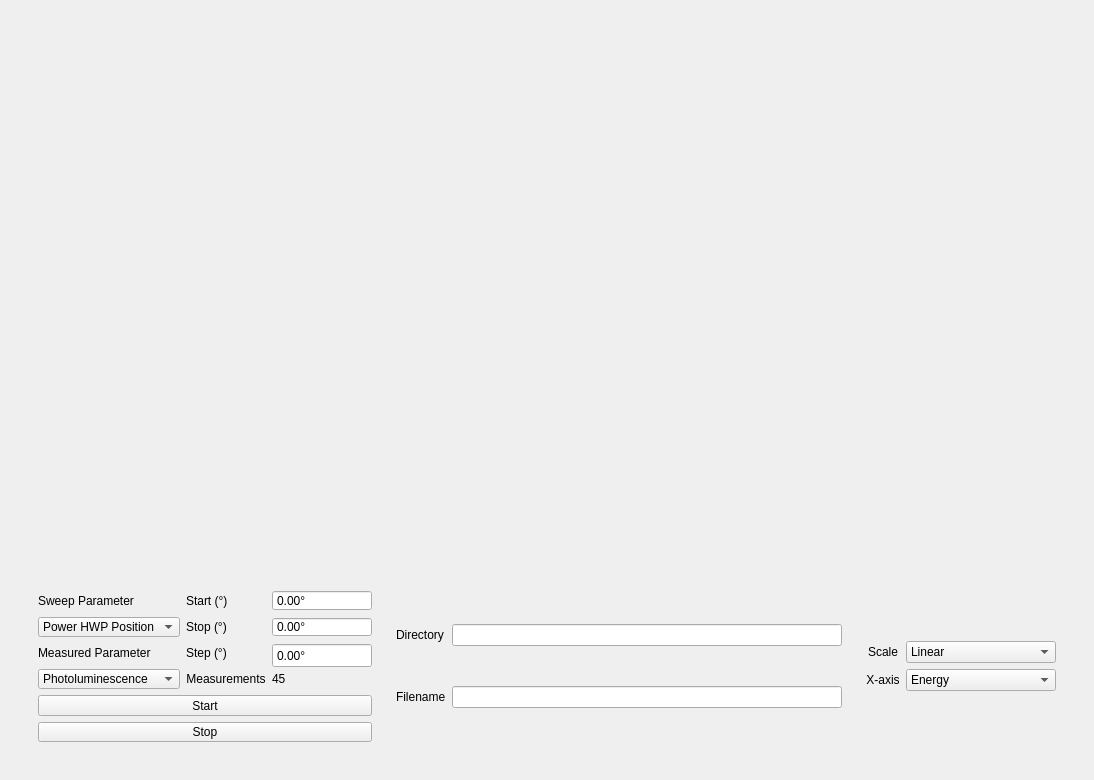
<?xml version="1.0" encoding="UTF-8"?>
<ui version="4.0">
 <class>XYMeasurementWidget</class>
 <widget class="QWidget" name="XYMeasurementWidget">
  <property name="geometry">
   <rect>
    <x>0</x>
    <y>0</y>
    <width>1094</width>
    <height>780</height>
   </rect>
  </property>
  <property name="windowTitle">
   <string>Form</string>
  </property>
  <layout class="QVBoxLayout" name="verticalLayout">
   <item>
    <widget class="QWidget" name="widget" native="true">
     <layout class="QHBoxLayout" name="horizontalLayout">
      <property name="spacing">
       <number>0</number>
      </property>
      <property name="leftMargin">
       <number>0</number>
      </property>
      <property name="topMargin">
       <number>0</number>
      </property>
      <property name="rightMargin">
       <number>0</number>
      </property>
      <property name="bottomMargin">
       <number>0</number>
      </property>
      <item>
       <widget class="QWidget" name="widget_4" native="true">
        <layout class="QVBoxLayout" name="verticalLayout_11" stretch="0,0">
         <item>
          <widget class="PlotWidget" name="plot_widget" native="true">
           <property name="enabled">
            <bool>true</bool>
           </property>
           <property name="sizePolicy">
            <sizepolicy hsizetype="Expanding" vsizetype="Expanding">
             <horstretch>0</horstretch>
             <verstretch>0</verstretch>
            </sizepolicy>
           </property>
          </widget>
         </item>
         <item>
          <widget class="QWidget" name="SaveData" native="true">
           <property name="sizePolicy">
            <sizepolicy hsizetype="Expanding" vsizetype="Fixed">
             <horstretch>0</horstretch>
             <verstretch>0</verstretch>
            </sizepolicy>
           </property>
           <property name="minimumSize">
            <size>
             <width>0</width>
             <height>0</height>
            </size>
           </property>
           <property name="maximumSize">
            <size>
             <width>16777215</width>
             <height>16777215</height>
            </size>
           </property>
           <layout class="QHBoxLayout" name="horizontalLayout_2">
            <item>
             <widget class="QWidget" name="widget_13" native="true">
              <property name="sizePolicy">
               <sizepolicy hsizetype="Maximum" vsizetype="Fixed">
                <horstretch>0</horstretch>
                <verstretch>0</verstretch>
               </sizepolicy>
              </property>
              <property name="minimumSize">
               <size>
                <width>0</width>
                <height>25</height>
               </size>
              </property>
              <property name="maximumSize">
               <size>
                <width>16777215</width>
                <height>170</height>
               </size>
              </property>
              <layout class="QGridLayout" name="gridLayout" columnstretch="1,0,0,0,0">
               <item row="4" column="1">
                <widget class="QLabel" name="label_8">
                 <property name="sizePolicy">
                  <sizepolicy hsizetype="Preferred" vsizetype="Fixed">
                   <horstretch>0</horstretch>
                   <verstretch>0</verstretch>
                  </sizepolicy>
                 </property>
                 <property name="text">
                  <string>Measurements</string>
                 </property>
                 <property name="alignment">
                  <set>Qt::AlignmentFlag::AlignCenter</set>
                 </property>
                </widget>
               </item>
               <item row="1" column="1">
                <widget class="QLabel" name="label_7">
                 <property name="sizePolicy">
                  <sizepolicy hsizetype="Fixed" vsizetype="Preferred">
                   <horstretch>0</horstretch>
                   <verstretch>0</verstretch>
                  </sizepolicy>
                 </property>
                 <property name="text">
                  <string>Stop (°)</string>
                 </property>
                </widget>
               </item>
               <item row="2" column="2" colspan="2">
                <widget class="QDoubleSpinBox" name="SweepStep_DoubleSpinBox">
                 <property name="sizePolicy">
                  <sizepolicy hsizetype="Maximum" vsizetype="Fixed">
                   <horstretch>0</horstretch>
                   <verstretch>0</verstretch>
                  </sizepolicy>
                 </property>
                 <property name="minimumSize">
                  <size>
                   <width>100</width>
                   <height>25</height>
                  </size>
                 </property>
                 <property name="buttonSymbols">
                  <enum>QAbstractSpinBox::ButtonSymbols::NoButtons</enum>
                 </property>
                 <property name="suffix">
                  <string>°</string>
                 </property>
                </widget>
               </item>
               <item row="0" column="2" colspan="2">
                <widget class="QDoubleSpinBox" name="SweepStart_DoubleSpinBox">
                 <property name="buttonSymbols">
                  <enum>QAbstractSpinBox::ButtonSymbols::NoButtons</enum>
                 </property>
                 <property name="suffix">
                  <string>°</string>
                 </property>
                </widget>
               </item>
               <item row="2" column="1">
                <widget class="QLabel" name="label_14">
                 <property name="sizePolicy">
                  <sizepolicy hsizetype="Fixed" vsizetype="Preferred">
                   <horstretch>0</horstretch>
                   <verstretch>0</verstretch>
                  </sizepolicy>
                 </property>
                 <property name="text">
                  <string>Step (°)</string>
                 </property>
                </widget>
               </item>
               <item row="1" column="2" colspan="2">
                <widget class="QDoubleSpinBox" name="SweepStop_DoubleSpinBox">
                 <property name="sizePolicy">
                  <sizepolicy hsizetype="Maximum" vsizetype="Fixed">
                   <horstretch>0</horstretch>
                   <verstretch>0</verstretch>
                  </sizepolicy>
                 </property>
                 <property name="minimumSize">
                  <size>
                   <width>100</width>
                   <height>10</height>
                  </size>
                 </property>
                 <property name="buttonSymbols">
                  <enum>QAbstractSpinBox::ButtonSymbols::NoButtons</enum>
                 </property>
                 <property name="suffix">
                  <string>°</string>
                 </property>
                </widget>
               </item>
               <item row="0" column="1">
                <widget class="QLabel" name="label_13">
                 <property name="sizePolicy">
                  <sizepolicy hsizetype="Fixed" vsizetype="Preferred">
                   <horstretch>0</horstretch>
                   <verstretch>0</verstretch>
                  </sizepolicy>
                 </property>
                 <property name="text">
                  <string>Start (°)</string>
                 </property>
                </widget>
               </item>
               <item row="4" column="2">
                <widget class="QLabel" name="NumMeasurements_Label">
                 <property name="sizePolicy">
                  <sizepolicy hsizetype="Fixed" vsizetype="Preferred">
                   <horstretch>0</horstretch>
                   <verstretch>0</verstretch>
                  </sizepolicy>
                 </property>
                 <property name="text">
                  <string>45</string>
                 </property>
                </widget>
               </item>
               <item row="0" column="0">
                <widget class="QLabel" name="label_3">
                 <property name="text">
                  <string>Sweep Parameter</string>
                 </property>
                </widget>
               </item>
               <item row="1" column="0">
                <widget class="QComboBox" name="SweepParameter_ComboBox">
                 <item>
                  <property name="text">
                   <string>Power HWP Position</string>
                  </property>
                 </item>
                 <item>
                  <property name="text">
                   <string>Piezo X</string>
                  </property>
                 </item>
                 <item>
                  <property name="text">
                   <string>Piezo Y</string>
                  </property>
                 </item>
                </widget>
               </item>
               <item row="2" column="0">
                <widget class="QLabel" name="label_4">
                 <property name="text">
                  <string>Measured Parameter</string>
                 </property>
                </widget>
               </item>
               <item row="4" column="0">
                <widget class="QComboBox" name="MeasuredParameter_ComboBox">
                 <item>
                  <property name="text">
                   <string>Photoluminescence</string>
                  </property>
                 </item>
                 <item>
                  <property name="text">
                   <string>Power</string>
                  </property>
                 </item>
                </widget>
               </item>
               <item row="6" column="0" colspan="4">
                <widget class="QPushButton" name="Start_Button">
                 <property name="sizePolicy">
                  <sizepolicy hsizetype="Expanding" vsizetype="Fixed">
                   <horstretch>0</horstretch>
                   <verstretch>0</verstretch>
                  </sizepolicy>
                 </property>
                 <property name="text">
                  <string>Start</string>
                 </property>
                </widget>
               </item>
               <item row="7" column="0" colspan="4">
                <widget class="QPushButton" name="Stop_Button">
                 <property name="sizePolicy">
                  <sizepolicy hsizetype="Expanding" vsizetype="Fixed">
                   <horstretch>0</horstretch>
                   <verstretch>0</verstretch>
                  </sizepolicy>
                 </property>
                 <property name="text">
                  <string>Stop</string>
                 </property>
                </widget>
               </item>
              </layout>
             </widget>
            </item>
            <item>
             <widget class="QWidget" name="widget_2" native="true">
              <property name="sizePolicy">
               <sizepolicy hsizetype="Expanding" vsizetype="Expanding">
                <horstretch>0</horstretch>
                <verstretch>0</verstretch>
               </sizepolicy>
              </property>
              <layout class="QGridLayout" name="gridLayout_2">
               <item row="1" column="0">
                <widget class="QLabel" name="label_2">
                 <property name="text">
                  <string>Filename</string>
                 </property>
                </widget>
               </item>
               <item row="0" column="0">
                <widget class="QLabel" name="label">
                 <property name="text">
                  <string>Directory</string>
                 </property>
                </widget>
               </item>
               <item row="0" column="1">
                <widget class="QLineEdit" name="Directory_LineEdit"/>
               </item>
               <item row="1" column="1">
                <widget class="QLineEdit" name="Filename_LineEdit"/>
               </item>
              </layout>
             </widget>
            </item>
            <item>
             <widget class="QWidget" name="widget_3" native="true">
              <property name="sizePolicy">
               <sizepolicy hsizetype="Fixed" vsizetype="Fixed">
                <horstretch>0</horstretch>
                <verstretch>0</verstretch>
               </sizepolicy>
              </property>
              <property name="minimumSize">
               <size>
                <width>200</width>
                <height>0</height>
               </size>
              </property>
              <layout class="QGridLayout" name="gridLayout_3">
               <item row="3" column="1">
                <widget class="QComboBox" name="xlabel_ComboBox">
                 <property name="minimumSize">
                  <size>
                   <width>150</width>
                   <height>0</height>
                  </size>
                 </property>
                 <property name="maximumSize">
                  <size>
                   <width>100</width>
                   <height>16777215</height>
                  </size>
                 </property>
                 <item>
                  <property name="text">
                   <string>Energy</string>
                  </property>
                 </item>
                 <item>
                  <property name="text">
                   <string>Wavelength</string>
                  </property>
                 </item>
                </widget>
               </item>
               <item row="2" column="0">
                <widget class="QLabel" name="label_23">
                 <property name="text">
                  <string>Scale</string>
                 </property>
                 <property name="alignment">
                  <set>Qt::AlignmentFlag::AlignCenter</set>
                 </property>
                </widget>
               </item>
               <item row="3" column="0">
                <widget class="QLabel" name="label_24">
                 <property name="text">
                  <string>X-axis</string>
                 </property>
                 <property name="alignment">
                  <set>Qt::AlignmentFlag::AlignCenter</set>
                 </property>
                </widget>
               </item>
               <item row="2" column="1">
                <widget class="QComboBox" name="yscale_ComboBox">
                 <property name="minimumSize">
                  <size>
                   <width>150</width>
                   <height>0</height>
                  </size>
                 </property>
                 <property name="maximumSize">
                  <size>
                   <width>100</width>
                   <height>16777215</height>
                  </size>
                 </property>
                 <property name="cursor">
                  <cursorShape>ArrowCursor</cursorShape>
                 </property>
                 <property name="frame">
                  <bool>true</bool>
                 </property>
                 <item>
                  <property name="text">
                   <string>Linear</string>
                  </property>
                 </item>
                 <item>
                  <property name="text">
                   <string>Logarithmic</string>
                  </property>
                 </item>
                </widget>
               </item>
              </layout>
             </widget>
            </item>
           </layout>
          </widget>
         </item>
        </layout>
       </widget>
      </item>
     </layout>
    </widget>
   </item>
  </layout>
 </widget>
 <customwidgets>
  <customwidget>
   <class>PlotWidget</class>
   <extends>QWidget</extends>
   <header>pyqtgraph</header>
   <container>1</container>
  </customwidget>
 </customwidgets>
 <resources/>
 <connections/>
</ui>
